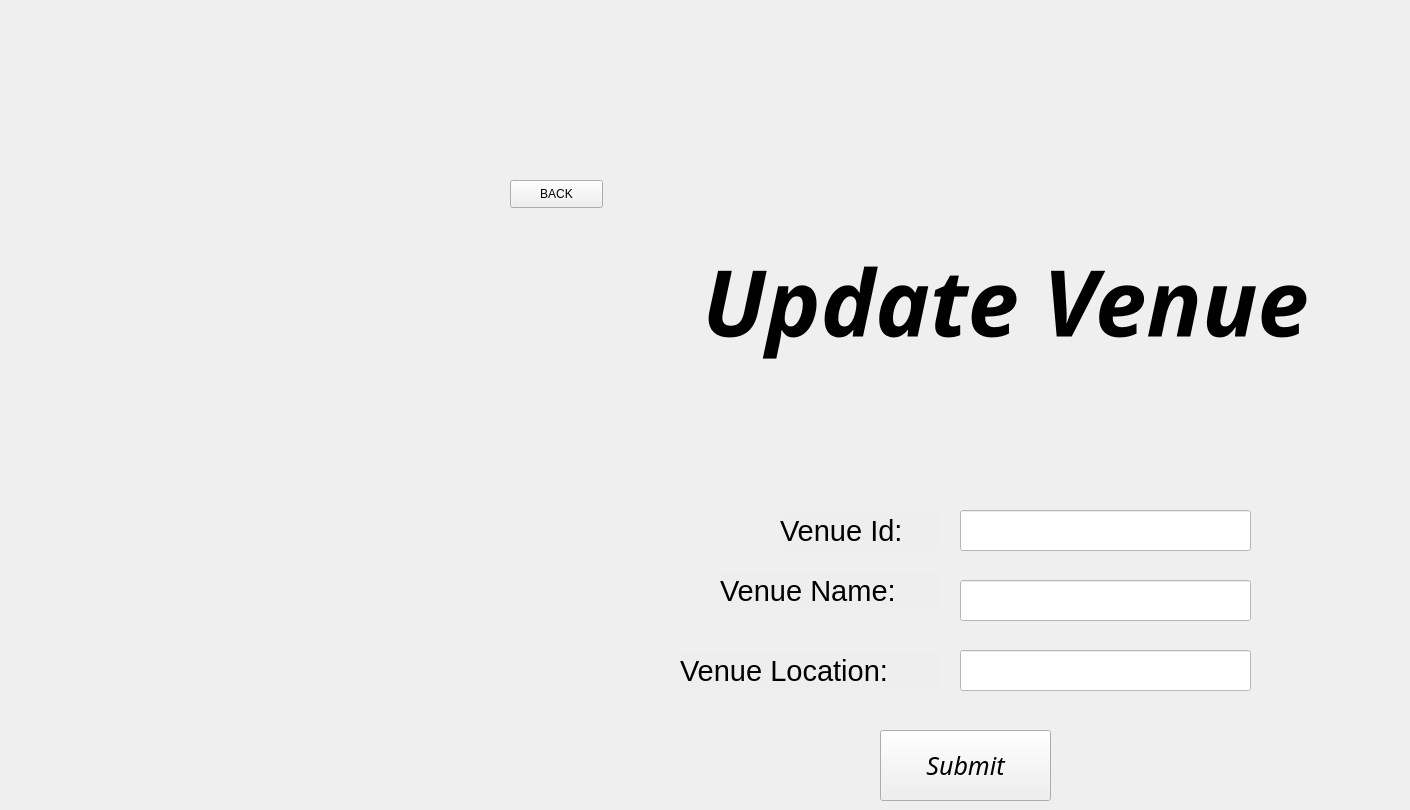
    <widget class="QWidget" name="UPDATEpageforVenue">
     <widget class="QPushButton" name="updateVenue_backbutton">
      <property name="geometry">
       <rect>
        <x>510</x>
        <y>180</y>
        <width>93</width>
        <height>28</height>
       </rect>
      </property>
      <property name="text">
       <string>BACK</string>
      </property>
     </widget>
     <widget class="QLineEdit" name="lineEdit_80">
      <property name="geometry">
       <rect>
        <x>960</x>
        <y>650</y>
        <width>291</width>
        <height>41</height>
       </rect>
      </property>
      <property name="font">
       <font>
        <pointsize>14</pointsize>
       </font>
      </property>
      <property name="styleSheet">
       <string notr="true">
background-color: white;</string>
      </property>
     </widget>
     <widget class="QLabel" name="label_180">
      <property name="geometry">
       <rect>
        <x>610</x>
        <y>240</y>
        <width>791</width>
        <height>121</height>
       </rect>
      </property>
      <property name="font">
       <font>
        <family>JasmineUPC</family>
        <pointsize>69</pointsize>
        <weight>75</weight>
        <italic>true</italic>
        <bold>true</bold>
       </font>
      </property>
      <property name="styleSheet">
       <string notr="true">background-color: rgb(128, 128, 128, 0.001);</string>
      </property>
      <property name="text">
       <string>Update Venue</string>
      </property>
      <property name="alignment">
       <set>Qt::AlignCenter</set>
      </property>
     </widget>
     <widget class="QLineEdit" name="lineEdit_81">
      <property name="geometry">
       <rect>
        <x>960</x>
        <y>510</y>
        <width>291</width>
        <height>41</height>
       </rect>
      </property>
      <property name="font">
       <font>
        <pointsize>14</pointsize>
       </font>
      </property>
      <property name="styleSheet">
       <string notr="true">
background-color: white;</string>
      </property>
     </widget>
     <widget class="QLineEdit" name="lineEdit_82">
      <property name="geometry">
       <rect>
        <x>960</x>
        <y>580</y>
        <width>291</width>
        <height>41</height>
       </rect>
      </property>
      <property name="font">
       <font>
        <pointsize>14</pointsize>
       </font>
      </property>
      <property name="styleSheet">
       <string notr="true">
background-color: white;</string>
      </property>
     </widget>
     <widget class="QLabel" name="label_181">
      <property name="geometry">
       <rect>
        <x>680</x>
        <y>650</y>
        <width>261</width>
        <height>41</height>
       </rect>
      </property>
      <property name="font">
       <font>
        <pointsize>22</pointsize>
       </font>
      </property>
      <property name="styleSheet">
       <string notr="true">background-color:rgb(128,128,128,0.01);</string>
      </property>
      <property name="text">
       <string>Venue Location:</string>
      </property>
     </widget>
     <widget class="QLabel" name="label_182">
      <property name="geometry">
       <rect>
        <x>780</x>
        <y>510</y>
        <width>161</width>
        <height>41</height>
       </rect>
      </property>
      <property name="font">
       <font>
        <pointsize>22</pointsize>
       </font>
      </property>
      <property name="styleSheet">
       <string notr="true">background-color:rgb(128,128,128,0.01);</string>
      </property>
      <property name="text">
       <string>Venue Id:</string>
      </property>
     </widget>
     <widget class="QLabel" name="label_183">
      <property name="geometry">
       <rect>
        <x>720</x>
        <y>570</y>
        <width>221</width>
        <height>41</height>
       </rect>
      </property>
      <property name="font">
       <font>
        <pointsize>22</pointsize>
       </font>
      </property>
      <property name="styleSheet">
       <string notr="true">background-color:rgb(128,128,128,0.01);</string>
      </property>
      <property name="text">
       <string>Venue Name:</string>
      </property>
     </widget>
     <widget class="QPushButton" name="pushButton_18">
      <property name="geometry">
       <rect>
        <x>880</x>
        <y>730</y>
        <width>171</width>
        <height>71</height>
       </rect>
      </property>
      <property name="font">
       <font>
        <family>Poppins</family>
        <pointsize>19</pointsize>
        <weight>50</weight>
        <italic>true</italic>
        <bold>false</bold>
       </font>
      </property>
      <property name="text">
       <string>Submit</string>
      </property>
     </widget>
    </widget>
